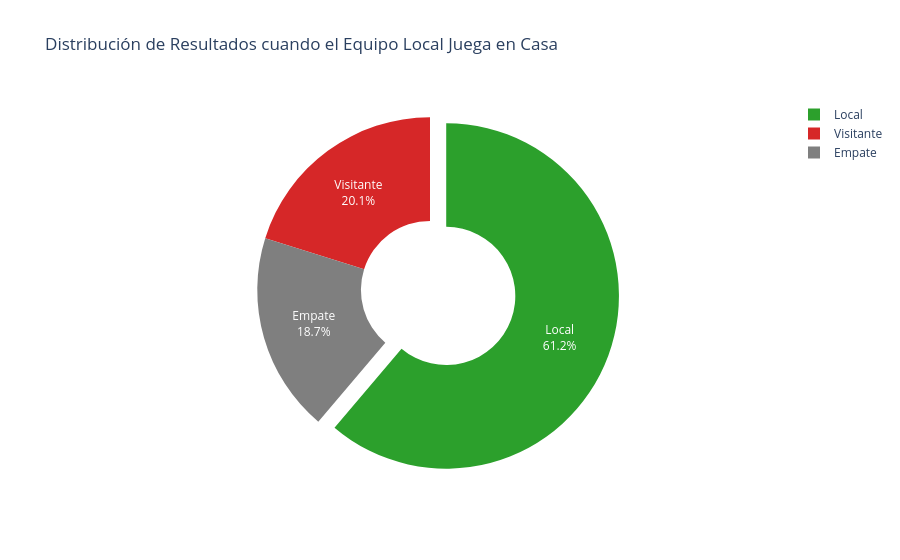

Notebook code cell kept with this figure:
### Code cell
# Celda 1: Carga de datos procesados
import pandas as pd
from src.visualizacion.visualizador import Visualizador

df_limpio = pd.read_csv("../data/processed/partidos-limpios.csv")
viz = Visualizador(df_limpio)

# Celda 2: Gráfico 1 - Historia de los goles
viz.graficar_goles_por_edicion()

# Celda 3: Gráfico 2 - Las potencias históricas
viz.graficar_mejor_diferencia_goles(top_n=12)

# Celda 4: Gráfico 3 - Efecto de la localía (Interactivo)
fig = viz.graficar_efecto_sede_plotly()
fig.show()

### Figure 1 — Plotly figure (JSON) as saved in the notebook; plotly's stock layout.template omitted (floating-point values rounded to 4 significant figures)
{"data": [{"customdata": [["Local"], ["Visitante"], ["Empate"]], "domain": {"x": [0.0, 1.0], "y": [0.0, 1.0]}, "hole": 0.4, "hovertemplate": "Resultado=%{customdata[0]}<br>Cantidad=%{value}<extra></extra>", "labels": ["Local", "Visitante", "Empate"], "legendgroup": "", "marker": {"colors": ["#2ca02c", "#d62728", "#7f7f7f"]}, "name": "", "showlegend": true, "values": [82, 27, 25], "type": "pie", "pull": [0.1, 0, 0], "textinfo": "percent+label"}], "layout": {"legend": {"tracegroupgap": 0}, "title": {"text": "Distribución de Resultados cuando el Equipo Local Juega en Casa"}}}
